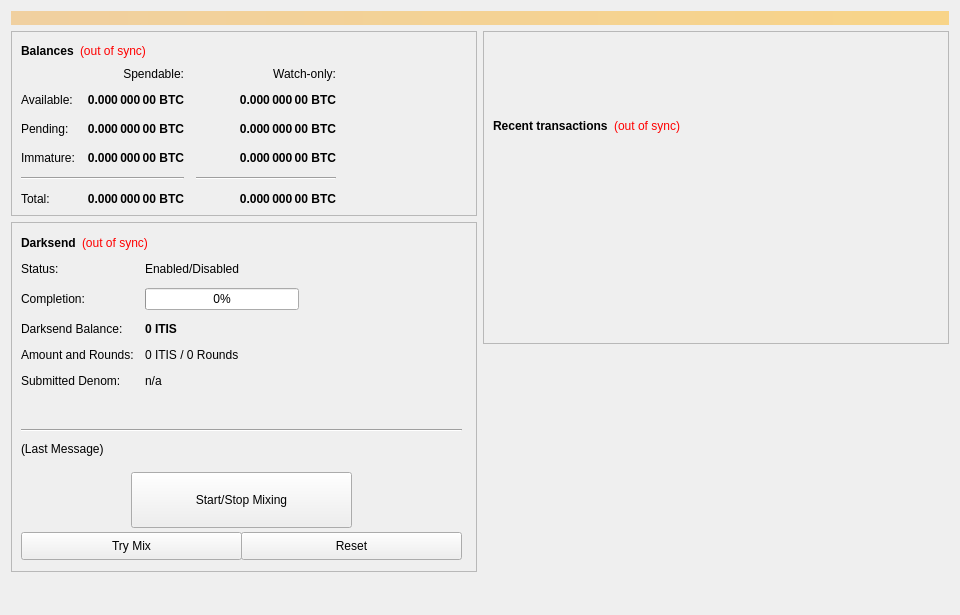
<?xml version="1.0" encoding="UTF-8"?>
<ui version="4.0">
 <class>OverviewPage</class>
 <widget class="QWidget" name="OverviewPage">
  <property name="geometry">
   <rect>
    <x>0</x>
    <y>0</y>
    <width>960</width>
    <height>615</height>
   </rect>
  </property>
  <property name="minimumSize">
   <size>
    <width>960</width>
    <height>0</height>
   </size>
  </property>
  <property name="windowTitle">
   <string>Form</string>
  </property>
  <layout class="QVBoxLayout" name="topLayout">
   <item>
    <widget class="QLabel" name="labelAlerts">
     <property name="visible">
      <bool>false</bool>
     </property>
     <property name="styleSheet">
      <string notr="true">background-color: qlineargradient(x1: 0, y1: 0, x2: 1, y2: 0, stop:0 #F0D0A0, stop:1 #F8D488); color:#000000;</string>
     </property>
     <property name="wordWrap">
      <bool>true</bool>
     </property>
     <property name="margin">
      <number>3</number>
     </property>
    </widget>
   </item>
   <item>
    <layout class="QHBoxLayout" name="horizontalLayout" stretch="1,1">
     <item>
      <layout class="QVBoxLayout" name="verticalLayout_2">
       <item>
        <widget class="QFrame" name="frame">
         <property name="frameShape">
          <enum>QFrame::StyledPanel</enum>
         </property>
         <property name="frameShadow">
          <enum>QFrame::Raised</enum>
         </property>
         <layout class="QVBoxLayout" name="verticalLayout_4">
          <item>
           <layout class="QHBoxLayout" name="horizontalLayout_4">
            <item>
             <widget class="QLabel" name="label_5">
              <property name="font">
               <font>
                <weight>75</weight>
                <bold>true</bold>
               </font>
              </property>
              <property name="text">
               <string>Balances</string>
              </property>
             </widget>
            </item>
            <item>
             <widget class="QLabel" name="labelWalletStatus">
              <property name="cursor">
               <cursorShape>WhatsThisCursor</cursorShape>
              </property>
              <property name="toolTip">
               <string>The displayed information may be out of date. Your wallet automatically synchronizes with the ITIS network after a connection is established, but this process has not completed yet.</string>
              </property>
              <property name="styleSheet">
               <string notr="true">QLabel { color: red; }</string>
              </property>
              <property name="text">
               <string notr="true">(out of sync)</string>
              </property>
              <property name="alignment">
               <set>Qt::AlignLeading|Qt::AlignLeft|Qt::AlignVCenter</set>
              </property>
             </widget>
            </item>
            <item>
             <spacer name="horizontalSpacer_3">
              <property name="orientation">
               <enum>Qt::Horizontal</enum>
              </property>
              <property name="sizeHint" stdset="0">
               <size>
                <width>40</width>
                <height>20</height>
               </size>
              </property>
             </spacer>
            </item>
           </layout>
          </item>
          <item>
           <layout class="QGridLayout" name="gridLayout">
            <property name="spacing">
             <number>12</number>
            </property>
            <item row="2" column="2">
             <widget class="QLabel" name="labelWatchPending">
              <property name="font">
               <font>
                <weight>75</weight>
                <bold>true</bold>
               </font>
              </property>
              <property name="cursor">
               <cursorShape>IBeamCursor</cursorShape>
              </property>
              <property name="toolTip">
               <string>Unconfirmed transactions to watch-only addresses</string>
              </property>
              <property name="text">
               <string notr="true">0.000 000 00 BTC</string>
              </property>
              <property name="alignment">
               <set>Qt::AlignRight|Qt::AlignTrailing|Qt::AlignVCenter</set>
              </property>
              <property name="textInteractionFlags">
               <set>Qt::LinksAccessibleByMouse|Qt::TextSelectableByKeyboard|Qt::TextSelectableByMouse</set>
              </property>
             </widget>
            </item>
            <item row="2" column="1">
             <widget class="QLabel" name="labelUnconfirmed">
              <property name="font">
               <font>
                <weight>75</weight>
                <bold>true</bold>
               </font>
              </property>
              <property name="cursor">
               <cursorShape>IBeamCursor</cursorShape>
              </property>
              <property name="toolTip">
               <string>Total of transactions that have yet to be confirmed, and do not yet count toward the spendable balance</string>
              </property>
              <property name="text">
               <string notr="true">0.000 000 00 BTC</string>
              </property>
              <property name="alignment">
               <set>Qt::AlignRight|Qt::AlignTrailing|Qt::AlignVCenter</set>
              </property>
              <property name="textInteractionFlags">
               <set>Qt::LinksAccessibleByMouse|Qt::TextSelectableByKeyboard|Qt::TextSelectableByMouse</set>
              </property>
             </widget>
            </item>
            <item row="3" column="2">
             <widget class="QLabel" name="labelWatchImmature">
              <property name="font">
               <font>
                <weight>75</weight>
                <bold>true</bold>
               </font>
              </property>
              <property name="cursor">
               <cursorShape>IBeamCursor</cursorShape>
              </property>
              <property name="toolTip">
               <string>Staked or masternode rewards in watch-only addresses that has not yet matured</string>
              </property>
              <property name="text">
               <string notr="true">0.000 000 00 BTC</string>
              </property>
              <property name="alignment">
               <set>Qt::AlignRight|Qt::AlignTrailing|Qt::AlignVCenter</set>
              </property>
              <property name="textInteractionFlags">
               <set>Qt::LinksAccessibleByMouse|Qt::TextSelectableByKeyboard|Qt::TextSelectableByMouse</set>
              </property>
             </widget>
            </item>
            <item row="4" column="0" colspan="2">
             <widget class="Line" name="lineSpendableBalance">
              <property name="orientation">
               <enum>Qt::Horizontal</enum>
              </property>
             </widget>
            </item>
            <item row="4" column="2">
             <widget class="Line" name="lineWatchBalance">
              <property name="sizePolicy">
               <sizepolicy hsizetype="Preferred" vsizetype="Fixed">
                <horstretch>0</horstretch>
                <verstretch>0</verstretch>
               </sizepolicy>
              </property>
              <property name="minimumSize">
               <size>
                <width>140</width>
                <height>0</height>
               </size>
              </property>
              <property name="orientation">
               <enum>Qt::Horizontal</enum>
              </property>
             </widget>
            </item>
            <item row="5" column="0">
             <widget class="QLabel" name="labelTotalText">
              <property name="text">
               <string>Total:</string>
              </property>
             </widget>
            </item>
            <item row="3" column="1">
             <widget class="QLabel" name="labelImmature">
              <property name="font">
               <font>
                <weight>75</weight>
                <bold>true</bold>
               </font>
              </property>
              <property name="cursor">
               <cursorShape>IBeamCursor</cursorShape>
              </property>
              <property name="toolTip">
               <string>Staked or masternode rewards that has not yet matured</string>
              </property>
              <property name="text">
               <string notr="true">0.000 000 00 BTC</string>
              </property>
              <property name="alignment">
               <set>Qt::AlignRight|Qt::AlignTrailing|Qt::AlignVCenter</set>
              </property>
              <property name="textInteractionFlags">
               <set>Qt::LinksAccessibleByMouse|Qt::TextSelectableByKeyboard|Qt::TextSelectableByMouse</set>
              </property>
             </widget>
            </item>
            <item row="2" column="3">
             <spacer name="horizontalSpacer_2">
              <property name="orientation">
               <enum>Qt::Horizontal</enum>
              </property>
              <property name="sizeHint" stdset="0">
               <size>
                <width>40</width>
                <height>20</height>
               </size>
              </property>
             </spacer>
            </item>
            <item row="3" column="0">
             <widget class="QLabel" name="labelImmatureText">
              <property name="text">
               <string>Immature:</string>
              </property>
             </widget>
            </item>
            <item row="5" column="1">
             <widget class="QLabel" name="labelTotal">
              <property name="font">
               <font>
                <weight>75</weight>
                <bold>true</bold>
               </font>
              </property>
              <property name="cursor">
               <cursorShape>IBeamCursor</cursorShape>
              </property>
              <property name="toolTip">
               <string>Your current total balance</string>
              </property>
              <property name="text">
               <string notr="true">0.000 000 00 BTC</string>
              </property>
              <property name="alignment">
               <set>Qt::AlignRight|Qt::AlignTrailing|Qt::AlignVCenter</set>
              </property>
              <property name="textInteractionFlags">
               <set>Qt::LinksAccessibleByMouse|Qt::TextSelectableByKeyboard|Qt::TextSelectableByMouse</set>
              </property>
             </widget>
            </item>
            <item row="5" column="2">
             <widget class="QLabel" name="labelWatchTotal">
              <property name="font">
               <font>
                <weight>75</weight>
                <bold>true</bold>
               </font>
              </property>
              <property name="cursor">
               <cursorShape>IBeamCursor</cursorShape>
              </property>
              <property name="toolTip">
               <string>Current total balance in watch-only addresses</string>
              </property>
              <property name="text">
               <string notr="true">0.000 000 00 BTC</string>
              </property>
              <property name="alignment">
               <set>Qt::AlignRight|Qt::AlignTrailing|Qt::AlignVCenter</set>
              </property>
              <property name="textInteractionFlags">
               <set>Qt::LinksAccessibleByMouse|Qt::TextSelectableByKeyboard|Qt::TextSelectableByMouse</set>
              </property>
             </widget>
            </item>
            <item row="0" column="2">
             <widget class="QLabel" name="labelWatchonly">
              <property name="text">
               <string>Watch-only:</string>
              </property>
              <property name="alignment">
               <set>Qt::AlignRight|Qt::AlignTrailing|Qt::AlignVCenter</set>
              </property>
             </widget>
            </item>
            <item row="1" column="0">
             <widget class="QLabel" name="labelBalanceText">
              <property name="text">
               <string>Available:</string>
              </property>
             </widget>
            </item>
            <item row="1" column="1">
             <widget class="QLabel" name="labelBalance">
              <property name="font">
               <font>
                <weight>75</weight>
                <bold>true</bold>
               </font>
              </property>
              <property name="cursor">
               <cursorShape>IBeamCursor</cursorShape>
              </property>
              <property name="toolTip">
               <string>Your current spendable balance</string>
              </property>
              <property name="text">
               <string notr="true">0.000 000 00 BTC</string>
              </property>
              <property name="alignment">
               <set>Qt::AlignRight|Qt::AlignTrailing|Qt::AlignVCenter</set>
              </property>
              <property name="textInteractionFlags">
               <set>Qt::LinksAccessibleByMouse|Qt::TextSelectableByKeyboard|Qt::TextSelectableByMouse</set>
              </property>
             </widget>
            </item>
            <item row="1" column="2">
             <widget class="QLabel" name="labelWatchAvailable">
              <property name="font">
               <font>
                <weight>75</weight>
                <bold>true</bold>
               </font>
              </property>
              <property name="cursor">
               <cursorShape>IBeamCursor</cursorShape>
              </property>
              <property name="toolTip">
               <string>Your current balance in watch-only addresses</string>
              </property>
              <property name="text">
               <string notr="true">0.000 000 00 BTC</string>
              </property>
              <property name="alignment">
               <set>Qt::AlignRight|Qt::AlignTrailing|Qt::AlignVCenter</set>
              </property>
              <property name="textInteractionFlags">
               <set>Qt::LinksAccessibleByMouse|Qt::TextSelectableByKeyboard|Qt::TextSelectableByMouse</set>
              </property>
             </widget>
            </item>
            <item row="2" column="0">
             <widget class="QLabel" name="labelPendingText">
              <property name="text">
               <string>Pending:</string>
              </property>
             </widget>
            </item>
            <item row="0" column="1">
             <widget class="QLabel" name="labelSpendable">
              <property name="text">
               <string>Spendable:</string>
              </property>
              <property name="alignment">
               <set>Qt::AlignRight|Qt::AlignTrailing|Qt::AlignVCenter</set>
              </property>
             </widget>
            </item>
           </layout>
          </item>
         </layout>
        </widget>
       </item>
       <item>
        <widget class="QFrame" name="frameDarksend">
         <property name="minimumSize">
          <size>
           <width>0</width>
           <height>350</height>
          </size>
         </property>
         <property name="layoutDirection">
          <enum>Qt::LeftToRight</enum>
         </property>
         <property name="frameShape">
          <enum>QFrame::StyledPanel</enum>
         </property>
         <property name="frameShadow">
          <enum>QFrame::Raised</enum>
         </property>
         <widget class="QWidget" name="formLayoutWidget">
          <property name="geometry">
           <rect>
            <x>10</x>
            <y>40</y>
            <width>451</width>
            <height>161</height>
           </rect>
          </property>
          <layout class="QFormLayout" name="formLayout">
           <property name="fieldGrowthPolicy">
            <enum>QFormLayout::AllNonFixedFieldsGrow</enum>
           </property>
           <property name="horizontalSpacing">
            <number>11</number>
           </property>
           <property name="verticalSpacing">
            <number>12</number>
           </property>
           <item row="0" column="0">
            <widget class="QLabel" name="label_6">
             <property name="text">
              <string>Status:</string>
             </property>
            </widget>
           </item>
           <item row="1" column="0">
            <widget class="QLabel" name="label_7">
             <property name="text">
              <string>Completion:</string>
             </property>
            </widget>
           </item>
           <item row="1" column="1">
            <widget class="QProgressBar" name="DarksendProgress">
             <property name="maximumSize">
              <size>
               <width>154</width>
               <height>16777215</height>
              </size>
             </property>
             <property name="value">
              <number>0</number>
             </property>
            </widget>
           </item>
           <item row="2" column="0">
            <widget class="QLabel" name="labelAnonymizedText">
             <property name="text">
              <string>Darksend Balance:</string>
             </property>
            </widget>
           </item>
           <item row="2" column="1">
            <widget class="QLabel" name="labelAnonymized">
             <property name="font">
              <font>
               <weight>75</weight>
               <bold>true</bold>
              </font>
             </property>
             <property name="text">
              <string notr="true">0 ITIS</string>
             </property>
            </widget>
           </item>
           <item row="3" column="0">
            <widget class="QLabel" name="label_8">
             <property name="text">
              <string>Amount and Rounds:</string>
             </property>
            </widget>
           </item>
           <item row="3" column="1">
            <widget class="QLabel" name="labelAmountRounds">
             <property name="text">
              <string>0 ITIS / 0 Rounds</string>
             </property>
            </widget>
           </item>
           <item row="4" column="0">
            <widget class="QLabel" name="label_9">
             <property name="text">
              <string>Submitted Denom:</string>
             </property>
            </widget>
           </item>
           <item row="4" column="1">
            <widget class="QLabel" name="labelSubmittedDenom">
             <property name="toolTip">
              <string>The denominations you submitted to the Masternode.&lt;br&gt;To mix, other users must submit the exact same denominations.</string>
             </property>
             <property name="text">
              <string>n/a</string>
             </property>
            </widget>
           </item>
           <item row="0" column="1">
            <widget class="QLabel" name="DarksendEnabled">
             <property name="text">
              <string>Enabled/Disabled</string>
             </property>
            </widget>
           </item>
          </layout>
         </widget>
         <widget class="QPushButton" name="runAutoDenom">
          <property name="geometry">
           <rect>
            <x>251</x>
            <y>17</y>
            <width>1</width>
            <height>1</height>
           </rect>
          </property>
          <property name="palette">
           <palette>
            <active>
             <colorrole role="WindowText">
              <brush brushstyle="SolidPattern">
               <color alpha="255">
                <red>0</red>
                <green>0</green>
                <blue>0</blue>
               </color>
              </brush>
             </colorrole>
             <colorrole role="Button">
              <brush brushstyle="SolidPattern">
               <color alpha="255">
                <red>239</red>
                <green>238</green>
                <blue>238</blue>
               </color>
              </brush>
             </colorrole>
             <colorrole role="Light">
              <brush brushstyle="SolidPattern">
               <color alpha="255">
                <red>255</red>
                <green>255</green>
                <blue>255</blue>
               </color>
              </brush>
             </colorrole>
             <colorrole role="Midlight">
              <brush brushstyle="SolidPattern">
               <color alpha="255">
                <red>247</red>
                <green>246</green>
                <blue>246</blue>
               </color>
              </brush>
             </colorrole>
             <colorrole role="Dark">
              <brush brushstyle="SolidPattern">
               <color alpha="255">
                <red>119</red>
                <green>119</green>
                <blue>119</blue>
               </color>
              </brush>
             </colorrole>
             <colorrole role="Mid">
              <brush brushstyle="SolidPattern">
               <color alpha="255">
                <red>159</red>
                <green>159</green>
                <blue>159</blue>
               </color>
              </brush>
             </colorrole>
             <colorrole role="Text">
              <brush brushstyle="SolidPattern">
               <color alpha="255">
                <red>0</red>
                <green>0</green>
                <blue>0</blue>
               </color>
              </brush>
             </colorrole>
             <colorrole role="BrightText">
              <brush brushstyle="SolidPattern">
               <color alpha="255">
                <red>255</red>
                <green>255</green>
                <blue>255</blue>
               </color>
              </brush>
             </colorrole>
             <colorrole role="ButtonText">
              <brush brushstyle="SolidPattern">
               <color alpha="255">
                <red>0</red>
                <green>0</green>
                <blue>0</blue>
               </color>
              </brush>
             </colorrole>
             <colorrole role="Base">
              <brush brushstyle="SolidPattern">
               <color alpha="255">
                <red>255</red>
                <green>255</green>
                <blue>255</blue>
               </color>
              </brush>
             </colorrole>
             <colorrole role="Window">
              <brush brushstyle="SolidPattern">
               <color alpha="255">
                <red>239</red>
                <green>238</green>
                <blue>238</blue>
               </color>
              </brush>
             </colorrole>
             <colorrole role="Shadow">
              <brush brushstyle="SolidPattern">
               <color alpha="255">
                <red>0</red>
                <green>0</green>
                <blue>0</blue>
               </color>
              </brush>
             </colorrole>
             <colorrole role="AlternateBase">
              <brush brushstyle="SolidPattern">
               <color alpha="255">
                <red>247</red>
                <green>246</green>
                <blue>246</blue>
               </color>
              </brush>
             </colorrole>
             <colorrole role="ToolTipBase">
              <brush brushstyle="SolidPattern">
               <color alpha="255">
                <red>255</red>
                <green>255</green>
                <blue>220</blue>
               </color>
              </brush>
             </colorrole>
             <colorrole role="ToolTipText">
              <brush brushstyle="SolidPattern">
               <color alpha="255">
                <red>0</red>
                <green>0</green>
                <blue>0</blue>
               </color>
              </brush>
             </colorrole>
            </active>
            <inactive>
             <colorrole role="WindowText">
              <brush brushstyle="SolidPattern">
               <color alpha="255">
                <red>0</red>
                <green>0</green>
                <blue>0</blue>
               </color>
              </brush>
             </colorrole>
             <colorrole role="Button">
              <brush brushstyle="SolidPattern">
               <color alpha="255">
                <red>239</red>
                <green>238</green>
                <blue>238</blue>
               </color>
              </brush>
             </colorrole>
             <colorrole role="Light">
              <brush brushstyle="SolidPattern">
               <color alpha="255">
                <red>255</red>
                <green>255</green>
                <blue>255</blue>
               </color>
              </brush>
             </colorrole>
             <colorrole role="Midlight">
              <brush brushstyle="SolidPattern">
               <color alpha="255">
                <red>247</red>
                <green>246</green>
                <blue>246</blue>
               </color>
              </brush>
             </colorrole>
             <colorrole role="Dark">
              <brush brushstyle="SolidPattern">
               <color alpha="255">
                <red>119</red>
                <green>119</green>
                <blue>119</blue>
               </color>
              </brush>
             </colorrole>
             <colorrole role="Mid">
              <brush brushstyle="SolidPattern">
               <color alpha="255">
                <red>159</red>
                <green>159</green>
                <blue>159</blue>
               </color>
              </brush>
             </colorrole>
             <colorrole role="Text">
              <brush brushstyle="SolidPattern">
               <color alpha="255">
                <red>0</red>
                <green>0</green>
                <blue>0</blue>
               </color>
              </brush>
             </colorrole>
             <colorrole role="BrightText">
              <brush brushstyle="SolidPattern">
               <color alpha="255">
                <red>255</red>
                <green>255</green>
                <blue>255</blue>
               </color>
              </brush>
             </colorrole>
             <colorrole role="ButtonText">
              <brush brushstyle="SolidPattern">
               <color alpha="255">
                <red>0</red>
                <green>0</green>
                <blue>0</blue>
               </color>
              </brush>
             </colorrole>
             <colorrole role="Base">
              <brush brushstyle="SolidPattern">
               <color alpha="255">
                <red>255</red>
                <green>255</green>
                <blue>255</blue>
               </color>
              </brush>
             </colorrole>
             <colorrole role="Window">
              <brush brushstyle="SolidPattern">
               <color alpha="255">
                <red>239</red>
                <green>238</green>
                <blue>238</blue>
               </color>
              </brush>
             </colorrole>
             <colorrole role="Shadow">
              <brush brushstyle="SolidPattern">
               <color alpha="255">
                <red>0</red>
                <green>0</green>
                <blue>0</blue>
               </color>
              </brush>
             </colorrole>
             <colorrole role="AlternateBase">
              <brush brushstyle="SolidPattern">
               <color alpha="255">
                <red>247</red>
                <green>246</green>
                <blue>246</blue>
               </color>
              </brush>
             </colorrole>
             <colorrole role="ToolTipBase">
              <brush brushstyle="SolidPattern">
               <color alpha="255">
                <red>255</red>
                <green>255</green>
                <blue>220</blue>
               </color>
              </brush>
             </colorrole>
             <colorrole role="ToolTipText">
              <brush brushstyle="SolidPattern">
               <color alpha="255">
                <red>0</red>
                <green>0</green>
                <blue>0</blue>
               </color>
              </brush>
             </colorrole>
            </inactive>
            <disabled>
             <colorrole role="WindowText">
              <brush brushstyle="SolidPattern">
               <color alpha="255">
                <red>119</red>
                <green>119</green>
                <blue>119</blue>
               </color>
              </brush>
             </colorrole>
             <colorrole role="Button">
              <brush brushstyle="SolidPattern">
               <color alpha="255">
                <red>239</red>
                <green>238</green>
                <blue>238</blue>
               </color>
              </brush>
             </colorrole>
             <colorrole role="Light">
              <brush brushstyle="SolidPattern">
               <color alpha="255">
                <red>255</red>
                <green>255</green>
                <blue>255</blue>
               </color>
              </brush>
             </colorrole>
             <colorrole role="Midlight">
              <brush brushstyle="SolidPattern">
               <color alpha="255">
                <red>247</red>
                <green>246</green>
                <blue>246</blue>
               </color>
              </brush>
             </colorrole>
             <colorrole role="Dark">
              <brush brushstyle="SolidPattern">
               <color alpha="255">
                <red>119</red>
                <green>119</green>
                <blue>119</blue>
               </color>
              </brush>
             </colorrole>
             <colorrole role="Mid">
              <brush brushstyle="SolidPattern">
               <color alpha="255">
                <red>159</red>
                <green>159</green>
                <blue>159</blue>
               </color>
              </brush>
             </colorrole>
             <colorrole role="Text">
              <brush brushstyle="SolidPattern">
               <color alpha="255">
                <red>119</red>
                <green>119</green>
                <blue>119</blue>
               </color>
              </brush>
             </colorrole>
             <colorrole role="BrightText">
              <brush brushstyle="SolidPattern">
               <color alpha="255">
                <red>255</red>
                <green>255</green>
                <blue>255</blue>
               </color>
              </brush>
             </colorrole>
             <colorrole role="ButtonText">
              <brush brushstyle="SolidPattern">
               <color alpha="255">
                <red>119</red>
                <green>119</green>
                <blue>119</blue>
               </color>
              </brush>
             </colorrole>
             <colorrole role="Base">
              <brush brushstyle="SolidPattern">
               <color alpha="255">
                <red>239</red>
                <green>238</green>
                <blue>238</blue>
               </color>
              </brush>
             </colorrole>
             <colorrole role="Window">
              <brush brushstyle="SolidPattern">
               <color alpha="255">
                <red>239</red>
                <green>238</green>
                <blue>238</blue>
               </color>
              </brush>
             </colorrole>
             <colorrole role="Shadow">
              <brush brushstyle="SolidPattern">
               <color alpha="255">
                <red>0</red>
                <green>0</green>
                <blue>0</blue>
               </color>
              </brush>
             </colorrole>
             <colorrole role="AlternateBase">
              <brush brushstyle="SolidPattern">
               <color alpha="255">
                <red>239</red>
                <green>238</green>
                <blue>238</blue>
               </color>
              </brush>
             </colorrole>
             <colorrole role="ToolTipBase">
              <brush brushstyle="SolidPattern">
               <color alpha="255">
                <red>255</red>
                <green>255</green>
                <blue>220</blue>
               </color>
              </brush>
             </colorrole>
             <colorrole role="ToolTipText">
              <brush brushstyle="SolidPattern">
               <color alpha="255">
                <red>0</red>
                <green>0</green>
                <blue>0</blue>
               </color>
              </brush>
             </colorrole>
            </disabled>
           </palette>
          </property>
          <property name="focusPolicy">
           <enum>Qt::NoFocus</enum>
          </property>
          <property name="autoFillBackground">
           <bool>true</bool>
          </property>
          <property name="text">
           <string/>
          </property>
          <property name="flat">
           <bool>true</bool>
          </property>
         </widget>
         <widget class="QPushButton" name="toggleDarksend">
          <property name="geometry">
           <rect>
            <x>120</x>
            <y>250</y>
            <width>221</width>
            <height>56</height>
           </rect>
          </property>
          <property name="sizePolicy">
           <sizepolicy hsizetype="MinimumExpanding" vsizetype="Fixed">
            <horstretch>0</horstretch>
            <verstretch>0</verstretch>
           </sizepolicy>
          </property>
          <property name="text">
           <string>Start/Stop Mixing</string>
          </property>
         </widget>
         <widget class="Line" name="lineLastMessage">
          <property name="geometry">
           <rect>
            <x>10</x>
            <y>200</y>
            <width>441</width>
            <height>16</height>
           </rect>
          </property>
          <property name="orientation">
           <enum>Qt::Horizontal</enum>
          </property>
         </widget>
         <widget class="QLabel" name="DarksendStatus">
          <property name="geometry">
           <rect>
            <x>10</x>
            <y>220</y>
            <width>451</width>
            <height>61</height>
           </rect>
          </property>
          <property name="minimumSize">
           <size>
            <width>288</width>
            <height>43</height>
           </size>
          </property>
          <property name="text">
           <string>(Last Message)</string>
          </property>
          <property name="alignment">
           <set>Qt::AlignLeading|Qt::AlignLeft|Qt::AlignTop</set>
          </property>
          <property name="wordWrap">
           <bool>true</bool>
          </property>
         </widget>
         <widget class="QPushButton" name="DarksendAuto">
          <property name="geometry">
           <rect>
            <x>10</x>
            <y>310</y>
            <width>221</width>
            <height>28</height>
           </rect>
          </property>
          <property name="sizePolicy">
           <sizepolicy hsizetype="MinimumExpanding" vsizetype="Fixed">
            <horstretch>0</horstretch>
            <verstretch>0</verstretch>
           </sizepolicy>
          </property>
          <property name="toolTip">
           <string>Try to manually submit a Darksend request.</string>
          </property>
          <property name="text">
           <string>Try Mix</string>
          </property>
         </widget>
         <widget class="QPushButton" name="DarksendReset">
          <property name="geometry">
           <rect>
            <x>230</x>
            <y>310</y>
            <width>221</width>
            <height>28</height>
           </rect>
          </property>
          <property name="sizePolicy">
           <sizepolicy hsizetype="MinimumExpanding" vsizetype="Fixed">
            <horstretch>0</horstretch>
            <verstretch>0</verstretch>
           </sizepolicy>
          </property>
          <property name="toolTip">
           <string>Reset the current status of Darksend (can interrupt Darksend if it's in the process of Mixing, which can cost you money!)</string>
          </property>
          <property name="autoFillBackground">
           <bool>false</bool>
          </property>
          <property name="text">
           <string>Reset</string>
          </property>
         </widget>
         <widget class="QWidget" name="layoutWidget">
          <property name="geometry">
           <rect>
            <x>10</x>
            <y>10</y>
            <width>431</width>
            <height>22</height>
           </rect>
          </property>
          <layout class="QHBoxLayout" name="horizontalLayout_5">
           <item>
            <widget class="QLabel" name="label_2">
             <property name="font">
              <font>
               <weight>75</weight>
               <bold>true</bold>
              </font>
             </property>
             <property name="text">
              <string>Darksend</string>
             </property>
            </widget>
           </item>
           <item>
            <widget class="QLabel" name="labelDarksendSyncStatus">
             <property name="toolTip">
              <string>The displayed information may be out of date. Your wallet automatically synchronizes with the ITIS network after a connection is established, but this process has not completed yet.</string>
             </property>
             <property name="styleSheet">
              <string notr="true">QLabel { color: red; }</string>
             </property>
             <property name="text">
              <string notr="true">(out of sync)</string>
             </property>
             <property name="alignment">
              <set>Qt::AlignLeading|Qt::AlignLeft|Qt::AlignVCenter</set>
             </property>
            </widget>
           </item>
           <item>
            <spacer name="horizontalSpacer_4">
             <property name="orientation">
              <enum>Qt::Horizontal</enum>
             </property>
             <property name="sizeHint" stdset="0">
              <size>
               <width>40</width>
               <height>20</height>
              </size>
             </property>
            </spacer>
           </item>
          </layout>
         </widget>
        </widget>
       </item>
       <item>
        <spacer name="verticalSpacer">
         <property name="orientation">
          <enum>Qt::Vertical</enum>
         </property>
         <property name="sizeHint" stdset="0">
          <size>
           <width>20</width>
           <height>40</height>
          </size>
         </property>
        </spacer>
       </item>
      </layout>
     </item>
     <item>
      <layout class="QVBoxLayout" name="verticalLayout_3">
       <item>
        <widget class="QFrame" name="frame_2">
         <property name="frameShape">
          <enum>QFrame::StyledPanel</enum>
         </property>
         <property name="frameShadow">
          <enum>QFrame::Raised</enum>
         </property>
         <layout class="QVBoxLayout" name="verticalLayout">
          <item>
           <spacer name="verticalSpacer_3">
            <property name="orientation">
             <enum>Qt::Vertical</enum>
            </property>
            <property name="sizeType">
             <enum>QSizePolicy::Fixed</enum>
            </property>
            <property name="sizeHint" stdset="0">
             <size>
              <width>20</width>
              <height>75</height>
             </size>
            </property>
           </spacer>
          </item>
          <item>
           <layout class="QHBoxLayout" name="horizontalLayout_2">
            <item>
             <widget class="QLabel" name="label_4">
              <property name="font">
               <font>
                <weight>75</weight>
                <bold>true</bold>
               </font>
              </property>
              <property name="text">
               <string>Recent transactions</string>
              </property>
             </widget>
            </item>
            <item>
             <widget class="QLabel" name="labelTransactionsStatus">
              <property name="cursor">
               <cursorShape>WhatsThisCursor</cursorShape>
              </property>
              <property name="toolTip">
               <string>The displayed information may be out of date. Your wallet automatically synchronizes with the ITIS network after a connection is established, but this process has not completed yet.</string>
              </property>
              <property name="styleSheet">
               <string notr="true">QLabel { color: red; }</string>
              </property>
              <property name="text">
               <string notr="true">(out of sync)</string>
              </property>
              <property name="alignment">
               <set>Qt::AlignRight|Qt::AlignTrailing|Qt::AlignVCenter</set>
              </property>
             </widget>
            </item>
            <item>
             <spacer name="horizontalSpacer">
              <property name="orientation">
               <enum>Qt::Horizontal</enum>
              </property>
              <property name="sizeHint" stdset="0">
               <size>
                <width>40</width>
                <height>20</height>
               </size>
              </property>
             </spacer>
            </item>
           </layout>
          </item>
          <item>
           <widget class="QListView" name="listTransactions">
            <property name="styleSheet">
             <string notr="true">QListView { background: transparent; }</string>
            </property>
            <property name="frameShape">
             <enum>QFrame::NoFrame</enum>
            </property>
            <property name="verticalScrollBarPolicy">
             <enum>Qt::ScrollBarAlwaysOff</enum>
            </property>
            <property name="horizontalScrollBarPolicy">
             <enum>Qt::ScrollBarAlwaysOff</enum>
            </property>
            <property name="selectionMode">
             <enum>QAbstractItemView::NoSelection</enum>
            </property>
           </widget>
          </item>
         </layout>
        </widget>
       </item>
       <item>
        <spacer name="verticalSpacer_2">
         <property name="orientation">
          <enum>Qt::Vertical</enum>
         </property>
         <property name="sizeType">
          <enum>QSizePolicy::Expanding</enum>
         </property>
         <property name="sizeHint" stdset="0">
          <size>
           <width>20</width>
           <height>40</height>
          </size>
         </property>
        </spacer>
       </item>
      </layout>
     </item>
    </layout>
   </item>
  </layout>
 </widget>
 <resources/>
 <connections/>
</ui>
